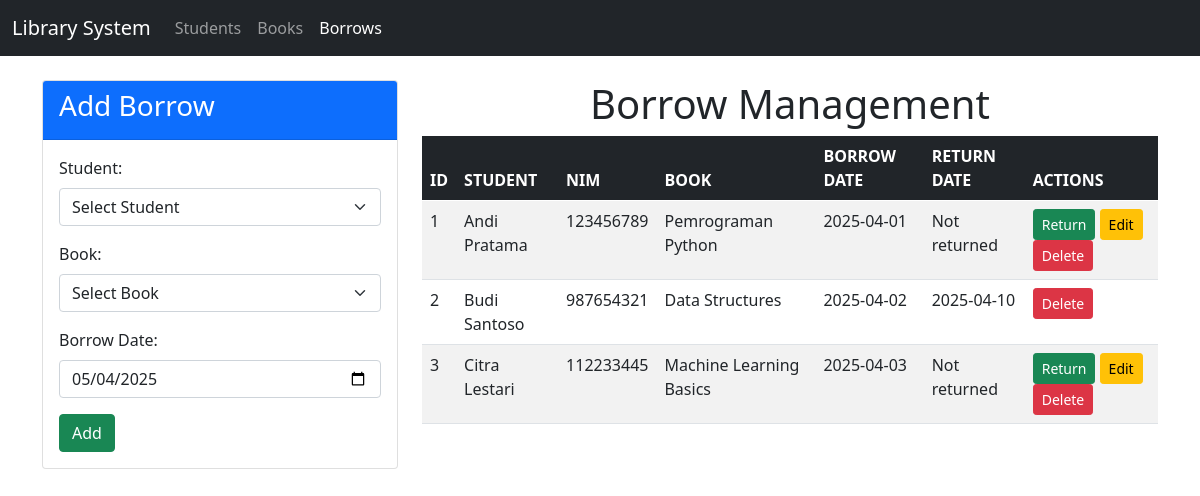
The page /borrow.php on the database its author committed.
### tables this page shows
CREATE TABLE borrows (
    borrow_id INT PRIMARY KEY AUTO_INCREMENT,
    student_id INT NOT NULL,
    book_id INT NOT NULL,
    borrow_date DATE NOT NULL,
    return_date DATE,
    FOREIGN KEY (student_id) REFERENCES students(student_id) ON DELETE CASCADE,
    FOREIGN KEY (book_id) REFERENCES books(book_id) ON DELETE CASCADE
);

CREATE TABLE students (
    student_id INT PRIMARY KEY AUTO_INCREMENT,
    name VARCHAR(100) NOT NULL,
    nim VARCHAR(20) UNIQUE NOT NULL,
    phone VARCHAR(15),
    join_date DATE NOT NULL
);

CREATE TABLE books (
    book_id INT PRIMARY KEY AUTO_INCREMENT,
    title VARCHAR(200) NOT NULL,
    author VARCHAR(100) NOT NULL,
    publication_year INT,
    isbn VARCHAR(13) UNIQUE
);

### controllers/Borrow.controller.php (called while the page is built, shortened)
<?php
include_once("models/Borrow.class.php");
include_once("models/Student.class.php");
include_once("views/Borrow.view.php");
class BorrowController
{
  private $borrow;
  private $student;
  private $book;
  function __construct()
  {
    $this->borrow = new Borrow(Conf::$db_host, Conf::$db_user, Conf::$db_pass, Conf::$db_name);
    $this->student = new Student(Conf::$db_host, Conf::$db_user, Conf::$db_pass, Conf::$db_name);
    $this->book = new Book(Conf::$db_host, Conf::$db_user, Conf::$db_pass, Conf::$db_name);
  }
  public function index()
  {
    $this->borrow->open();
    $this->student->open();
    $this->book->open();
    $this->borrow->getBorrow();
    $this->student->getStudent();
    $this->book->getBook();
    $data = array(
      'borrow' => array(),
      'student' => array(),
      'book' => array()
    );
    while ($row = $this->borrow->getResult()) {
      array_push($data['borrow'], $row);
    }
    while ($row = $this->student->getResult()) {
      array_push($data['student'], $row);
    }
    while ($row = $this->book->getResult()) {
      array_push($data['book'], $row);
    }
    $view = new BorrowView();
    $view->render($data);
  }
}

### views/Borrow.view.php (the view, shortened to what this page needs)
<?php
class BorrowView
{
  public function render($data)
  {
    $no = 1;
    $dataBorrow = null;
    foreach ($data['borrow'] as $val) {
      list($id, $student_name, $nim, $book_title, $borrow_date, $return_date) = $val;
      $dataBorrow .= "<tr>
                  <td>" . $no++ . "</td>
                  <td>" . $student_name . "</td>
                  <td>" . $nim . "</td>
                  <td>" . $book_title . "</td>
                  <td>" . $borrow_date . "</td>
                  <td>" . ($return_date ? $return_date : 'Not returned') . "</td>
                  <td>";
      if (!$return_date) {
        $dataBorrow .= "<a href='borrow.php?id_return=" . $id .  "' class='btn btn-success btn-sm'>Return</a> ";
        $dataBorrow .= "<a href='borrow.php?id_edit=" . $id .  "' class='btn btn-warning btn-sm'>Edit</a> ";
      }
      $dataBorrow .= "<a href='borrow.php?id_hapus=" . $id . "' class='btn btn-danger btn-sm'>Delete</a>
                  </td>
                  </tr>";
    }
  }
}

### borrow.php
<?php
include_once("views/Template.class.php");
include_once("models/DB.class.php");
include_once("controllers/Borrow.controller.php");
$borrow = new BorrowController();
if (isset($_POST['add'])) {
    $borrow->add($_POST);
} elseif (isset($_POST['update']) && !empty($_GET['id_update'])) {
    $id = $_GET['id_update'];
    $borrow->edit($id, $_POST);
} elseif (!empty($_GET['id_hapus'])) {
    $id = $_GET['id_hapus'];
    $borrow->delete($id);
} elseif (!empty($_GET['id_return'])) {
    $id = $_GET['id_return'];
    $borrow->returnBook($id);
} elseif (!empty($_GET['id_edit'])) {
    $id = $_GET['id_edit'];
    $borrow->showEditForm($id);
} else {
    $borrow->index();
}

### views/Template.class.php (shortened to what this page needs)
<?php
class Template
{
    var $content = '';
    function __construct($filename = '')
    {
        $this->content = implode('', @file($filename));
    }
    function clear()
    {
        $this->content = preg_replace("/DATA_[A-Z|_|0-9]+/", "", $this->content);
    }
    function write()
    {
        print $this->content;
    }
    function replace($old = '', $new = '')
    {
        if (is_int($new)){
            $value = sprintf("%d", $new);
        }elseif (is_float($new)){
            $value = sprintf("%f", $new);
        }elseif (is_array($new)){
            $value = '';
            foreach ($new as $item){
                $value .= $item . ' ';
            }
        }else {
            $value = $new;
        }
        $this->content = preg_replace("/$old/", $value, $this->content);
    }
}

### rows shown on the page
borrows: student.name "Andi Pratama", student.nim "123456789", book.title "Pemrograman Python", borrow_date "2025-04-01", shows "Not returned"
borrows: student.name "Budi Santoso", student.nim "987654321", book.title "Data Structures", borrow_date "2025-04-02", return_date "2025-04-10"
borrows: student.name "Citra Lestari", student.nim "112233445", book.title "Machine Learning Basics", borrow_date "2025-04-03", shows "Not returned"
